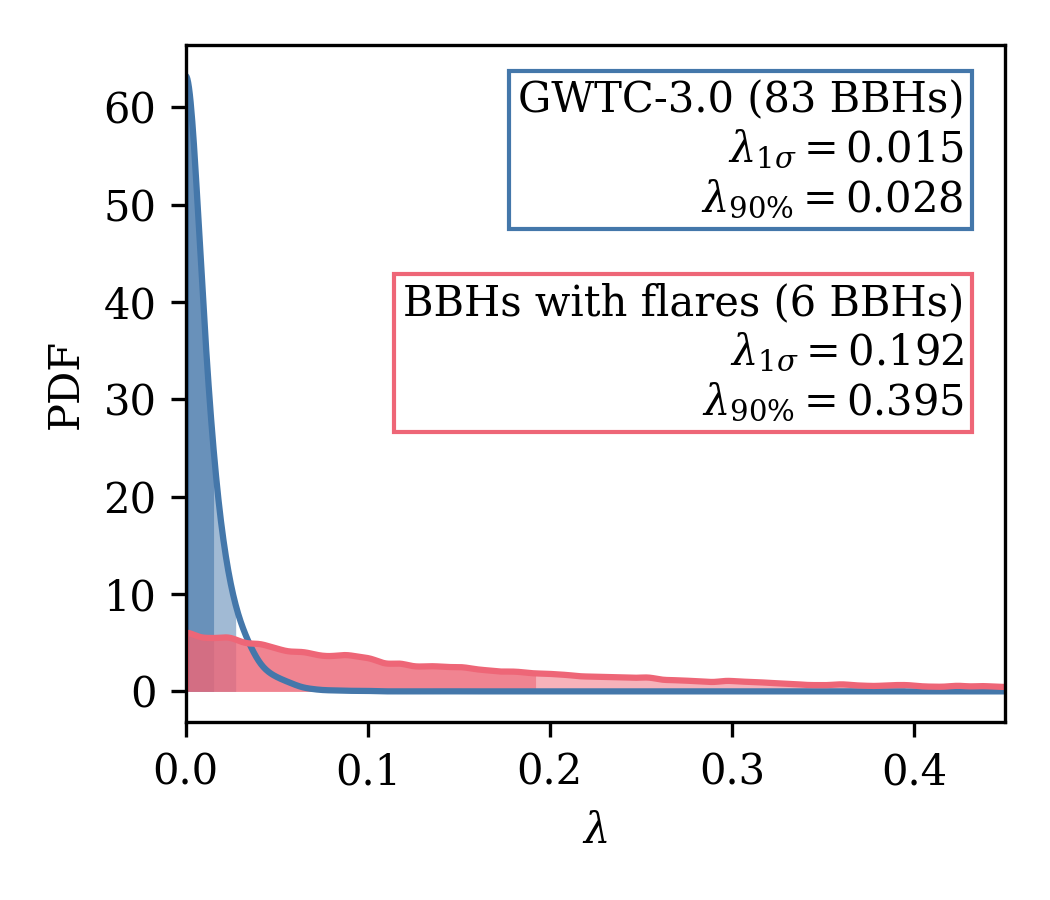

Python code for this plot:
import os
import os.path as pa
import sys

import astropy.units as u
import matplotlib.pyplot as plt
import numpy as np
import pandas as pd
import yaml
from matplotlib.patches import Patch
from scipy.stats import gaussian_kde

# Local imports
sys.path.append(pa.dirname(pa.dirname(pa.dirname(__file__))))
import utils.graham23_tables as g23
from utils import inference
from utils.paths import PROJDIR
from utils.stats import calc_zero_cl, cl_around_mode

# Style file
plt.style.use(f"{PROJDIR}/plots/matplotlibrc.mplstyle")
#
DF_FITPARAMS = pd.read_csv(f"{PROJDIR}/fit_lightcurves/fitparams.csv")

################################################################################


def plot_lambda_posterior(path, plot_kwargs={}, ax=None):
    # Load samples
    samples = np.loadtxt(pa.join(path, "O4_samples_graham23.dat"))
    samples_kde = np.concatenate([samples, -samples, 2 - samples])
    # Gaussian kde
    kernel = gaussian_kde(samples_kde, bw_method=0.005)
    x = np.linspace(0, 0.45, 1001)
    pdf = 3 * kernel(
        x
    )  # "3 *" because the KDE is normalized over [-samples_max, samples_max]
    # Quantiles
    quants = cl_around_mode(x, pdf)
    peak = quants[0]
    lo = peak - quants[1]
    hi = quants[2] - peak
    if peak == 0:
        quantstr = f"$\lambda < {hi:.3f}$"
    else:
        quantstr = f"$\lambda = {peak:.3f}_{{- {lo:.3f}}}^{{+ {hi:.3f}}}$"
    # Plot
    # plot_kwargs["label"] += f": {quantstr}"
    lines = ax.plot(x, pdf, rasterized=True, **plot_kwargs)
    ax.fill_between(
        x,
        0,
        pdf,
        where=(x >= quants[1]) & (x <= quants[2]),
        color=lines[0].get_color(),
        alpha=0.6,
        lw=0,
        rasterized=True,
    )
    ax.fill_between(
        x,
        0,
        pdf,
        where=(x >= 0) & (x <= np.quantile(samples, 0.9)),
        color=lines[0].get_color(),
        alpha=0.5,
        lw=0,
        rasterized=True,
    )
    # Plot line for median
    ax.vlines(
        peak,
        0,
        pdf[np.digitize(peak, x) - 1],
        color=lines[0].get_color(),
        rasterized=True,
    )
    directory = float(pa.basename(path))
    m = (0.65 - 0.95) / (18 - 11)
    b = 0.95 - m * 11
    ax.text(
        0.95,
        b + m * directory,
        # 0.95,
        f"{plot_kwargs['label']}\n$\lambda_{{1 \sigma}} = {hi:.3f}$\n$\lambda_{{90\%}} = {np.quantile(samples, 0.9):.3f}$",
        ha="right",
        va="top",
        transform=ax.transAxes,
        fontsize=10,
        bbox=dict(
            facecolor="none",
            edgecolor=lines[0].get_color(),
            lw=1,
            pad=2,
        ),
        rasterized=True,
    )
    # Print quantiles
    for q in [0.1, 0.16, 0.5, 0.84, 0.9]:
        v = np.quantile(samples, q)
        print(f"Quantiles {q}: {v:6.3f}")
    print(f"Bayes factor [peak={peak:.3f}]/0: {(kernel(peak) / kernel(0))[0]}")
    if peak != 0:
        calc_zero_cl(x, pdf)


def plot_lambda_posterior_hist(path, plot_kwargs={}, ax=None):
    # Load samples
    samples = np.loadtxt(pa.join(path, "O4_samples_graham23.dat"))
    # Plot
    ax.hist(
        samples,
        bins=50,
        density=True,
        histtype="step",
        **plot_kwargs,
    )


def plot_lambda_posteriors(paths):
    # Initialize figure
    fig, ax = plt.subplots(
        1,
        1,
        figsize=(3.5, 3),
    )
    # Plot
    for path, label in zip(
        paths,
        [
            "GWTC-3.0 (83 BBHs)",
            "BBHs with flares (6 BBHs)",
        ],
    ):
        plot_lambda_posterior(
            # plot_lambda_posterior_hist(
            path,
            ax=ax,
            plot_kwargs={"label": label},
        )
    # Format
    ax.set_xlim(0, 0.45)
    ax.set_xlabel(r"$\lambda$")
    ax.set_ylabel("PDF")
    # ax.legend(
    #     title="Flares/AGN/day",
    #     loc="upper right",
    #     edgecolor="k",
    # )
    # Save
    plt.tight_layout()
    plt.savefig(
        __file__.replace(".py", ".pdf"),
        # __file__.replace(".py", "_hist.pdf"),
        dpi=300,
    )
    plt.savefig(
        __file__.replace(".py", ".png"),
        # __file__.replace(".py", "_hist.png"),
        dpi=300,
    )
    plt.close()


################################################################################

# Get the directory path from the command line
if len(sys.argv) == 1:
    _default_array_jobs = [
        11,
        18,
    ]
    print(f"Usage: python {pa.basename(__file__)} <path_to_directory>")
    print(f"Defaulting to array jobs {_default_array_jobs}.")
    paths = [
        pa.join(PROJDIR, f"Posterior_inference_lambda_O3/array/{i}")
        for i in _default_array_jobs
    ]
else:
    paths = sys.argv[1:]

# Plot the association probabilities
plot_lambda_posteriors(paths)
